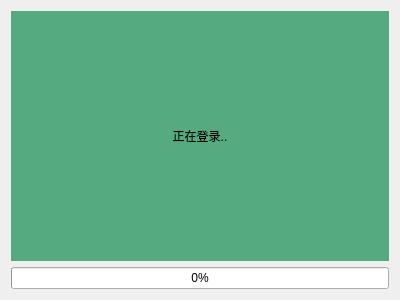
<?xml version="1.0" encoding="UTF-8"?>
<ui version="4.0">
 <class>LoadingUI</class>
 <widget class="QWidget" name="LoadingUI">
  <property name="geometry">
   <rect>
    <x>0</x>
    <y>0</y>
    <width>400</width>
    <height>300</height>
   </rect>
  </property>
  <property name="windowTitle">
   <string>Form</string>
  </property>
  <layout class="QGridLayout" name="gridLayout">
   <item row="0" column="0">
    <widget class="QLabel" name="label">
     <property name="styleSheet">
      <string notr="true">background-color: rgb(85, 170, 127);</string>
     </property>
     <property name="text">
      <string>正在登录..</string>
     </property>
     <property name="alignment">
      <set>Qt::AlignCenter</set>
     </property>
    </widget>
   </item>
   <item row="1" column="0">
    <widget class="QProgressBar" name="progressBar">
     <property name="value">
      <number>0</number>
     </property>
     <property name="textVisible">
      <bool>true</bool>
     </property>
     <property name="orientation">
      <enum>Qt::Horizontal</enum>
     </property>
     <property name="invertedAppearance">
      <bool>false</bool>
     </property>
     <property name="textDirection">
      <enum>QProgressBar::TopToBottom</enum>
     </property>
    </widget>
   </item>
  </layout>
 </widget>
 <resources/>
 <connections/>
</ui>
